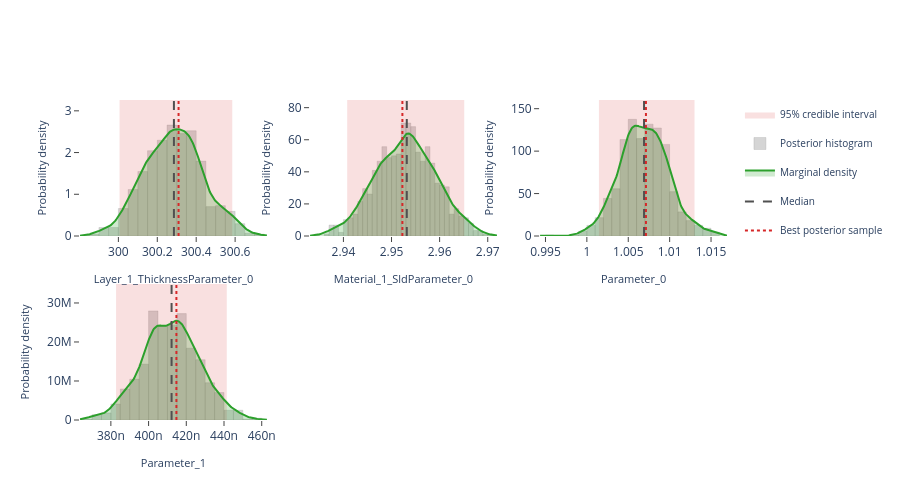

This figure's notebook cell:
### Markdown cell above
## Interactive posterior plots

The next three cells render the same Plotly figures that are shown on the
Bayesian Posterior tab of the EasyReflectometryApp:

* **Marginals** — per-parameter distribution: histogram + smooth KDE marginal,
  shaded 95% credible interval, and median / best-sample lines
  (`plot_distribution` or `posterior.distribution()`)
* **Corner plot** — pairwise marginals + 2-D contours + scatter (`plot_corner`)
* **Traces** — per-chain trace + marginal histogram (`plot_trace`)

The standalone helpers are called with ``return_figure=True`` so they return a
Plotly ``Figure`` that we render in the notebook with ``fig.show()``; the
``PosteriorResults`` methods return the figure directly.

### Code cell
# ---- Marginal posterior distributions ---------------------------------------
# One panel per free parameter, each overlaying the posterior histogram, a
# smooth Gaussian-KDE marginal, the shaded 95% credible interval, and the
# median / best-sample reference lines.  Mirrors the "Marginals" sub-tab in
# the EasyReflectometryApp.

# The PosteriorResults method passes ``logp`` through automatically so the
# best posterior sample (MAP) line is drawn:
fig = posterior.distribution()
fig.show()

# Standalone equivalent (pass ``logp`` to get the best-sample line):
# fig = plot_distribution(
#     posterior.draws,
#     posterior.param_names,
#     logp=posterior.logp,
#     return_figure=True,
# )
# fig.show()

### Figure 1 — Plotly figure (JSON) as saved in the notebook; plotly's stock layout.template omitted (floating-point values rounded to 4 significant figures; data arrays with more than 128 entries replaced by an {"elided": "..."} marker saying what was removed)
{"data": [{"fill": "toself", "fillcolor": "rgba(214, 39, 40, 0.14)", "hoverinfo": "skip", "legendgroup": "95% credible interval", "line": {"color": "rgba(214, 39, 40, 0.14)", "width": 0}, "mode": "lines", "name": "95% credible interval", "showlegend": true, "type": "scatter", "x": [300.0, 300.6, 300.6, 300.0, 300.0], "xaxis": "x", "y": [0.0, 0.0, 3.26, 3.26, 0.0], "yaxis": "y"}, {"histnorm": "probability density", "hovertemplate": "sample=%{x:.4f}<br>density: %{y:.2f}<extra></extra>", "legendgroup": "histogram", "marker": {"color": "rgba(120, 120, 120, 0.38)", "line": {"color": "rgba(120, 120, 120, 0.24)", "width": 1}}, "name": "Posterior histogram", "nbinsx": 40, "opacity": 0.82, "showlegend": true, "type": "histogram", "x": {"elided": "880 float values"}, "xaxis": "x", "yaxis": "y"}, {"fill": "tozeroy", "fillcolor": "rgba(44, 160, 44, 0.22)", "hovertemplate": "Layer_1_ThicknessParameter_0: %{x:.4f}<br>density: %{y:.4f}<extra></extra>", "legendgroup": "marginal", "line": {"color": "rgb(44, 160, 44)", "width": 2}, "mode": "lines", "name": "Marginal density", "showlegend": true, "type": "scatter", "x": {"elided": "256 float values"}, "xaxis": "x", "y": {"elided": "256 float values"}, "yaxis": "y"}, {"hovertemplate": "Median: %{x:.4f}<extra></extra>", "legendgroup": "Median", "line": {"color": "rgb(80, 80, 80)", "dash": "dash", "width": 2}, "mode": "lines", "name": "Median", "showlegend": true, "type": "scatter", "x": [300.3, 300.3], "xaxis": "x", "y": [0.0, 3.26], "yaxis": "y"}, {"hovertemplate": "Best posterior sample: %{x:.4f}<extra></extra>", "legendgroup": "Best posterior sample", "line": {"color": "rgb(214, 39, 40)", "dash": "dot", "width": 2}, "mode": "lines", "name": "Best posterior sample", "showlegend": true, "type": "scatter", "x": [300.3, 300.3], "xaxis": "x", "y": [0.0, 3.26], "yaxis": "y"}, {"fill": "toself", "fillcolor": "rgba(214, 39, 40, 0.14)", "hoverinfo": "skip", "legendgroup": "95% credible interval", "line": {"color": "rgba(214, 39, 40, 0.14)", "width": 0}, "mode": "lines", "name": "95% credible interval", "showlegend": false, "type": "scatter", "x": [2.941, 2.965, 2.965, 2.941, 2.941], "xaxis": "x2", "y": [0.0, 0.0, 84.78, 84.78, 0.0], "yaxis": "y2"}, {"histnorm": "probability density", "hovertemplate": "sample=%{x:.4f}<br>density: %{y:.2f}<extra></extra>", "legendgroup": "histogram", "marker": {"color": "rgba(120, 120, 120, 0.38)", "line": {"color": "rgba(120, 120, 120, 0.24)", "width": 1}}, "name": "Posterior histogram", "nbinsx": 40, "opacity": 0.82, "showlegend": false, "type": "histogram", "x": {"elided": "880 float values"}, "xaxis": "x2", "yaxis": "y2"}, {"fill": "tozeroy", "fillcolor": "rgba(44, 160, 44, 0.22)", "hovertemplate": "Material_1_SldParameter_0: %{x:.4f}<br>density: %{y:.4f}<extra></extra>", "legendgroup": "marginal", "line": {"color": "rgb(44, 160, 44)", "width": 2}, "mode": "lines", "name": "Marginal density", "showlegend": false, "type": "scatter", "x": {"elided": "256 float values"}, "xaxis": "x2", "y": {"elided": "256 float values"}, "yaxis": "y2"}, {"hovertemplate": "Median: %{x:.4f}<extra></extra>", "legendgroup": "Median", "line": {"color": "rgb(80, 80, 80)", "dash": "dash", "width": 2}, "mode": "lines", "name": "Median", "showlegend": false, "type": "scatter", "x": [2.953, 2.953], "xaxis": "x2", "y": [0.0, 84.78], "yaxis": "y2"}, {"hovertemplate": "Best posterior sample: %{x:.4f}<extra></extra>", "legendgroup": "Best posterior sample", "line": {"color": "rgb(214, 39, 40)", "dash": "dot", "width": 2}, "mode": "lines", "name": "Best posterior sample", "showlegend": false, "type": "scatter", "x": [2.952, 2.952], "xaxis": "x2", "y": [0.0, 84.78], "yaxis": "y2"}, {"fill": "toself", "fillcolor": "rgba(214, 39, 40, 0.14)", "hoverinfo": "skip", "legendgroup": "95% credible interval", "line": {"color": "rgba(214, 39, 40, 0.14)", "width": 0}, "mode": "lines", "name": "95% credible interval", "showlegend": false, "type": "scatter", "x": [1.001, 1.013, 1.013, 1.001, 1.001], "xaxis": "x3", "y": [0.0, 0.0, 160.2, 160.2, 0.0], "yaxis": "y3"}, {"histnorm": "probability density", "hovertemplate": "sample=%{x:.4f}<br>density: %{y:.2f}<extra></extra>", "legendgroup": "histogram", "marker": {"color": "rgba(120, 120, 120, 0.38)", "line": {"color": "rgba(120, 120, 120, 0.24)", "width": 1}}, "name": "Posterior histogram", "nbinsx": 40, "opacity": 0.82, "showlegend": false, "type": "histogram", "x": {"elided": "880 float values"}, "xaxis": "x3", "yaxis": "y3"}, {"fill": "tozeroy", "fillcolor": "rgba(44, 160, 44, 0.22)", "hovertemplate": "Parameter_0: %{x:.4f}<br>density: %{y:.4f}<extra></extra>", "legendgroup": "marginal", "line": {"color": "rgb(44, 160, 44)", "width": 2}, "mode": "lines", "name": "Marginal density", "showlegend": false, "type": "scatter", "x": {"elided": "256 float values"}, "xaxis": "x3", "y": {"elided": "256 float values"}, "yaxis": "y3"}, {"hovertemplate": "Median: %{x:.4f}<extra></extra>", "legendgroup": "Median", "line": {"color": "rgb(80, 80, 80)", "dash": "dash", "width": 2}, "mode": "lines", "name": "Median", "showlegend": false, "type": "scatter", "x": [1.007, 1.007], "xaxis": "x3", "y": [0.0, 160.2], "yaxis": "y3"}, {"hovertemplate": "Best posterior sample: %{x:.4f}<extra></extra>", "legendgroup": "Best posterior sample", "line": {"color": "rgb(214, 39, 40)", "dash": "dot", "width": 2}, "mode": "lines", "name": "Best posterior sample", "showlegend": false, "type": "scatter", "x": [1.007, 1.007], "xaxis": "x3", "y": [0.0, 160.2], "yaxis": "y3"}, {"fill": "toself", "fillcolor": "rgba(214, 39, 40, 0.14)", "hoverinfo": "skip", "legendgroup": "95% credible interval", "line": {"color": "rgba(214, 39, 40, 0.14)", "width": 0}, "mode": "lines", "name": "95% credible interval", "showlegend": false, "type": "scatter", "x": [3.828e-07, 4.415e-07, 4.415e-07, 3.828e-07, 3.828e-07], "xaxis": "x4", "y": [0.0, 0.0, 34860000.0, 34860000.0, 0.0], "yaxis": "y4"}, {"histnorm": "probability density", "hovertemplate": "sample=%{x:.4f}<br>density: %{y:.2f}<extra></extra>", "legendgroup": "histogram", "marker": {"color": "rgba(120, 120, 120, 0.38)", "line": {"color": "rgba(120, 120, 120, 0.24)", "width": 1}}, "name": "Posterior histogram", "nbinsx": 40, "opacity": 0.82, "showlegend": false, "type": "histogram", "x": {"elided": "880 float values"}, "xaxis": "x4", "yaxis": "y4"}, {"fill": "tozeroy", "fillcolor": "rgba(44, 160, 44, 0.22)", "hovertemplate": "Parameter_1: %{x:.4f}<br>density: %{y:.4f}<extra></extra>", "legendgroup": "marginal", "line": {"color": "rgb(44, 160, 44)", "width": 2}, "mode": "lines", "name": "Marginal density", "showlegend": false, "type": "scatter", "x": {"elided": "256 float values"}, "xaxis": "x4", "y": {"elided": "256 float values"}, "yaxis": "y4"}, {"hovertemplate": "Median: %{x:.4f}<extra></extra>", "legendgroup": "Median", "line": {"color": "rgb(80, 80, 80)", "dash": "dash", "width": 2}, "mode": "lines", "name": "Median", "showlegend": false, "type": "scatter", "x": [4.122e-07, 4.122e-07], "xaxis": "x4", "y": [0.0, 34860000.0], "yaxis": "y4"}, {"hovertemplate": "Best posterior sample: %{x:.4f}<extra></extra>", "legendgroup": "Best posterior sample", "line": {"color": "rgb(214, 39, 40)", "dash": "dot", "width": 2}, "mode": "lines", "name": "Best posterior sample", "showlegend": false, "type": "scatter", "x": [4.148e-07, 4.148e-07], "xaxis": "x4", "y": [0.0, 34860000.0], "yaxis": "y4"}], "layout": {"barmode": "overlay", "height": 500, "legend": {"font": {"size": 10}}, "plot_bgcolor": "white", "showlegend": true, "xaxis": {"anchor": "y", "domain": [0.0, 0.2889], "range": [299.8, 300.8], "showgrid": false, "ticks": "outside", "title": {"font": {"size": 11}, "text": "Layer_1_ThicknessParameter_0"}, "zeroline": false}, "xaxis2": {"anchor": "y2", "domain": [0.3556, 0.6444], "range": [2.933, 2.972], "showgrid": false, "ticks": "outside", "title": {"font": {"size": 11}, "text": "Material_1_SldParameter_0"}, "zeroline": false}, "xaxis3": {"anchor": "y3", "domain": [0.7111, 1.0], "range": [0.9944, 1.017], "showgrid": false, "ticks": "outside", "title": {"font": {"size": 11}, "text": "Parameter_0"}, "zeroline": false}, "xaxis4": {"anchor": "y4", "domain": [0.0, 0.2889], "range": [3.636e-07, 4.628e-07], "showgrid": false, "ticks": "outside", "title": {"font": {"size": 11}, "text": "Parameter_1"}, "zeroline": false}, "xaxis5": {"anchor": "y5", "domain": [0.3556, 0.6444], "showgrid": false, "ticks": "outside", "zeroline": false}, "xaxis6": {"anchor": "y6", "domain": [0.7111, 1.0], "showgrid": false, "ticks": "outside", "zeroline": false}, "yaxis": {"anchor": "x", "domain": [0.575, 1.0], "range": [0.0, 3.26], "showgrid": false, "ticks": "outside", "title": {"font": {"size": 11}, "text": "Probability density"}, "zeroline": false}, "yaxis2": {"anchor": "x2", "domain": [0.575, 1.0], "range": [0.0, 84.78], "showgrid": false, "ticks": "outside", "title": {"font": {"size": 11}, "text": "Probability density"}, "zeroline": false}, "yaxis3": {"anchor": "x3", "domain": [0.575, 1.0], "range": [0.0, 160.2], "showgrid": false, "ticks": "outside", "title": {"font": {"size": 11}, "text": "Probability density"}, "zeroline": false}, "yaxis4": {"anchor": "x4", "domain": [0.0, 0.425], "range": [0.0, 34860000.0], "showgrid": false, "ticks": "outside", "title": {"font": {"size": 11}, "text": "Probability density"}, "zeroline": false}, "yaxis5": {"anchor": "x5", "domain": [0.0, 0.425], "showgrid": false, "ticks": "outside", "zeroline": false}, "yaxis6": {"anchor": "x6", "domain": [0.0, 0.425], "showgrid": false, "ticks": "outside", "zeroline": false}}}
